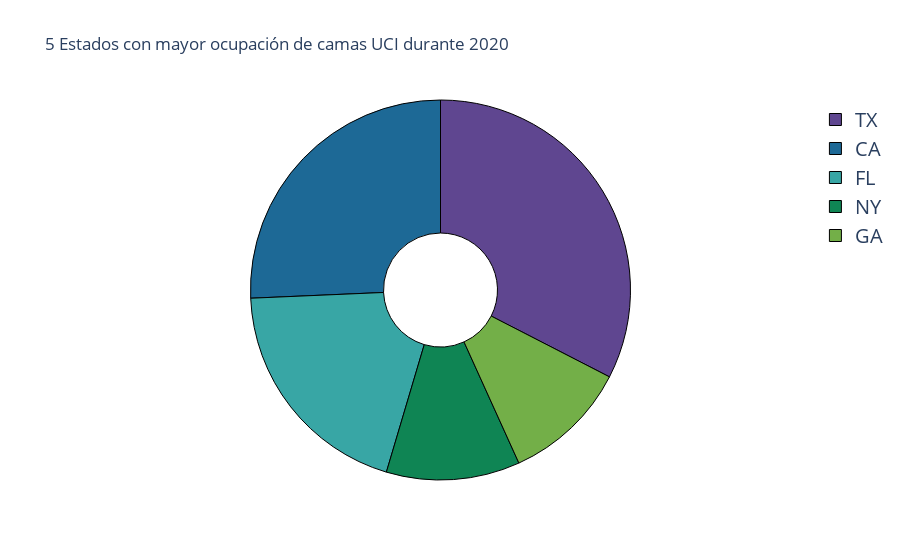

Notebook code for this chart:
### Markdown cell above
### ¿Cuáles fueron los cinco Estados que más camas UCI -Unidades de Cuidados Intensivos- utilizaron durante el año 2020?

### Code cell
#Filtro por fecha para obtener el DataFrame a utilizar
año1=datetime.datetime(year=2021,month=1,day=1)
df3=df.loc[df.date<año1]
 
#Query donde se tuvo en cuenta las camas UCI con pacientes adultos y pediátricos
query3='''SELECT state as Estado,(SUM(staffed_icu_adult_patients_confirmed_covid)+SUM(staffed_icu_pediatric_patients_confirmed_covid)) as camas_UCI
        FROM df
        GROUP BY Estado
        ORDER BY camas_UCI DESC
        LIMIT 5'''
punto3=pysqldf(query3) 

#Gráfico
fig= px.pie(punto3, values='camas_UCI',names='Estado',color_discrete_sequence=colorq,
            title='5 Estados con mayor ocupación de camas UCI durante 2020',hole=.3)
fig.update_traces(textinfo='none',marker=dict(line=dict(color='#000000', width=1)))
fig.update_layout(legend=dict(font=dict(size= 20)))
fig.show()

### Figure 1 — Plotly figure (JSON) as saved in the notebook; plotly's stock layout.template omitted (floating-point values rounded to 4 significant figures)
{"data": [{"domain": {"x": [0, 1], "y": [0, 1]}, "hole": 0.3, "hovertemplate": "Estado=%{label}<br>camas_UCI=%{value}<extra></extra>", "labels": ["TX", "CA", "FL", "NY", "GA"], "legendgroup": "", "marker": {"line": {"color": "#000000", "width": 1}}, "name": "", "showlegend": true, "textinfo": "none", "type": "pie", "values": [1145498, 903866, 693513, 399997, 375423]}], "layout": {"legend": {"font": {"size": 20}, "tracegroupgap": 0}, "piecolorway": ["rgb(95, 70, 144)", "rgb(29, 105, 150)", "rgb(56, 166, 165)", "rgb(15, 133, 84)", "rgb(115, 175, 72)", "rgb(237, 173, 8)", "rgb(225, 124, 5)", "rgb(204, 80, 62)", "rgb(148, 52, 110)", "rgb(111, 64, 112)", "rgb(102, 102, 102)"], "title": {"text": "5 Estados con mayor ocupación de camas UCI durante 2020"}}}
